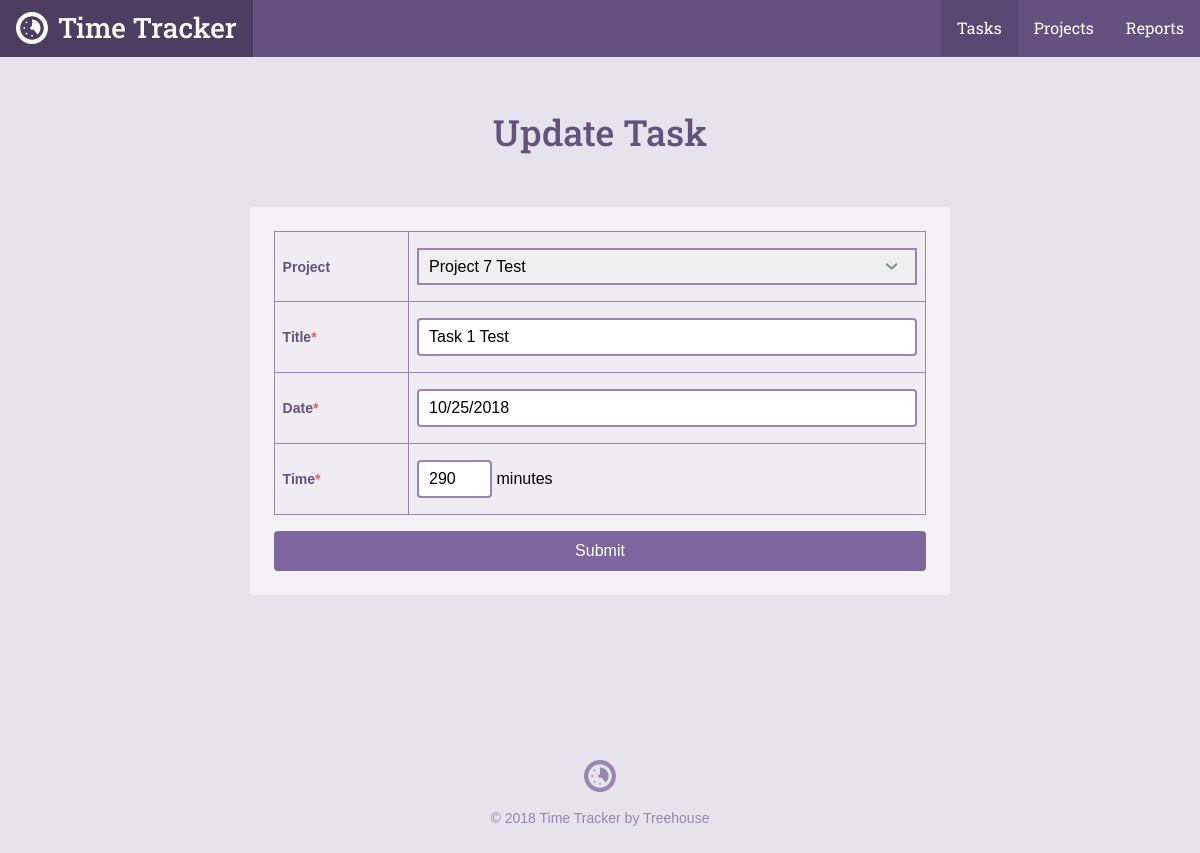
The page /task.php?id=1 on the database its author committed.
### tables this page shows
CREATE TABLE `tasks` (
	`task_id`	INTEGER PRIMARY KEY AUTOINCREMENT,
	`project_id`	INTEGER,
	`title`	TEXT,
	`date`	INTEGER NOT NULL,
	`time`	TEXT NOT NULL
);

CREATE TABLE `projects` (
	`project_id`	INTEGER PRIMARY KEY AUTOINCREMENT,
	`title`	TEXT NOT NULL,
	`category`	TEXT NOT NULL
);

### inc/functions.php (called while the page is built, shortened)
<?php
function getProjectList()
{
    include "connection.php";
    try {
        return $db->query('SELECT project_id, title, category FROM projects');
    } catch (Exception $e) {
        echo "Error: ".$e->getMessage()."<br/>";
        return [];
    }
}
function getTask($taskId)
{
    include "connection.php";
    try {
        $query = 'SELECT task_id, title, date, time, project_id FROM tasks';
        $where = " WHERE task_id = ?";
        $result = $db->prepare($query.$where);
        $result->bindValue(1, $taskId, PDO::PARAM_INT);
        $result->execute();
    } catch (Exception $e) {
        echo "Error: ".$e->getMessage()."<br/>";
        return [];
    }
    return $result->fetch();
}

### task.php (the view, shortened to what this page needs)
<?php
require 'inc/functions.php';
$projectId = $title = $date = $time = '';
$title = $category = '';
if (isset($_GET['id'])) {
    list($taskId, $title, $date, $time, $projectId) = getTask(
        filter_input(INPUT_GET, 'id', FILTER_SANITIZE_NUMBER_INT)
    );
}
include 'inc/header.php';
?>
<div class="section page">
    <div class="col-container page-container">
        <div class="col col-70-md col-60-lg col-center">
            <h1 class="actions-header"><?php
            if (!empty($taskId)) {
                echo "Update ";
            } else {
                echo "Add ";
            }
            ?>Task</h1>
            <form class="form-container form-add" method="post" action="task.php">
                <table>
                    <tr>
                        <th>
                            <label for="project_id">Project</label>
                        </th>
                        <td>
                            <select name="project_id" id="project_id">
                                <?php
                                    foreach (getProjectList() as $project) {
                                        echo "<option value='".$project['project_id']."'";
                                        if ($projectId === $project['project_id']) {
                                            echo " selected";
                                        }
                                        echo ">".$project['title']."</option>";
                                    }
                                ?>
                            </select>
                        </td>
                    </tr>
                    <tr>
                        <th><label for="title">Title<span class="required">*</span></label></th>
                        <td><input type="text" id="title" name="title" value="<?php echo htmlspecialchars($title)?>" /></td>
                    </tr>
                    <tr>
                        <th><label for="date">Date<span class="required">*</span></label></th>
                        <td><input type="text" id="date" name="date" value="<?php echo htmlspecialchars($date)?>" placeholder="mm/dd/yyyy" /></td>
                    </tr>
                    <tr>
                        <th><label for="time">Time<span class="required">*</span></label></th>
                        <td><input type="text" id="time" name="time" value="<?php echo htmlspecialchars($time)?>" /> minutes</td>
                    </tr>
                </table>
                <input class="button button--primary button--topic-php" type="submit" value="Submit" />
            </form>
        </div>
    </div>
</div>
<?php include "inc/footer.php"; ?>

### css/style.css (style rules this page uses)
*,:after,:before { box-sizing:border-box }
html { font-family:sans-serif;-ms-text-size-adjust:100%;-webkit-text-size-adjust:100% }
body { margin:0 }
h1 { font-size:2em;margin:.67em 0 }
button,input,optgroup,select,textarea { color:inherit;font:inherit;margin:0 }
select { text-transform:none }
input[type="reset"],input[type="submit"] { -webkit-appearance:button;cursor:pointer }
input { line-height:normal }
table { border-collapse:collapse;border-spacing:0 }
td,th { padding:0 }
html { font-size:100%;line-height:1.5;-webkit-tap-highlight-color:transparent }
body { font-size:1rem;font-family:"Gotham Rounded A","Gotham Rounded B","Helvetica",Helvetica,Arial,sans-serif;font-style:normal;font-weight:400 }
.button { -webkit-appearance:none;-moz-appearance:none;-ms-appearance:none;-o-appearance:none;appearance:none;-webkit-user-select:none;-moz-user-select:none;-ms-user-select:none;user-select:none;background-color:transparent;border-radius:4px;border:solid 2px #5fcf80;color:#5fcf80;cursor:pointer;display:inline-block;font-family:"Gotham Rounded A","Gotham Rounded B","Helvetica",Helvetica,Arial,sans-serif;font-size:1rem;font-weight:500;height:40px;line-height:36px;padding:0 15px;position:relative;margin:0 10px 0 0;text-align:center;text-decoration:none;transition:color .3s ease,background-color .3s ease,border-color .3s ease,width .3s ease,opacity .3s ease;vertical-align:baseline;white-space:nowrap;overflow:hidden;text-overflow:ellipsis }
.button:last-child { margin-right:0 }
.button--primary { background-color:#5fcf80;border-color:#5fcf80;color:#fff }
.button--topic-php { border-color:#7D669E !important;color:#7D669E !important }
.button--topic-php.button--primary { background-color:#7D669E !important;border-color:#7D669E !important;color:#fff !important }
.col { float:left;width:100% }
.col-container:before,.col-container:after { content:" ";display:table }
.col-container:after { clear:both }
.col-center { float:none;margin:0 auto }
@media screen and (min-width: 680px) { .col-70-md { width:70% !important } }
@media screen and (min-width: 960px) { .col-60-lg { width:60% !important } }
h1,h2,h3,h4,h5,h6 { color:#40484a;display:block;font-weight:500;margin:0;text-rendering:optimizeLegibility }
h1 { font-size:2.25rem }
body { background-color:#e7e3ed }
h1,h2,h3,h4,h5,h6 { color:#645180;font-family:"Roboto Slab", Helvetica, Arial, sans-serif }
.button { background:#7D669E;border-color:#7D669E;color:#fff }
.col-container { margin:0 auto;max-width:1200px }
.actions-header { margin-bottom:1.5rem }
.page-container { text-align:center }
@media screen { .page-container { padding:1.5rem 1rem 0 1rem } }
@media screen and (min-width: 680px) { .page-container { padding-top:3rem } }
.form-container { background-color:#f4f2f7;border-radius:4px }
@media screen { .form-container { padding:.5rem 1.5rem;margin-top:.5rem;margin-bottom:1.5rem } }
@media screen and (min-width: 680px) { .form-container { padding:.5rem 1.5rem;margin-top:3rem;margin-bottom:0 } }
.form-add { padding:1.5rem }
.form-add .button { margin-top:1rem }
table { width:100%;text-align:left;background-color:#f4f2f7 }
@media screen { table { margin-bottom:1.5rem } }
@media screen and (min-width: 680px) { table { margin-bottom:0 } }
th,td { padding:.5rem;background-color:#efecf3;border:solid 1px #9885b2 !important }
td { padding:1rem .5rem }
th { font-size:.875rem }
input { border-radius:4px;box-shadow:none;border:solid 2px #9885b2;padding:8px 10px;width:100% }
label { font-size:14px;font-weight:bold;color:#645180 }
span.required { color:#ed5a5a }
select { -webkit-appearance:none;-moz-appearance:none;width:100%;padding:8px 10px;border:solid 2px #9885b2;background-size:.9rem;background-repeat:no-repeat;background-position:calc(100% - 1rem) center }
#time { width:75px; }

### rows shown on the page
tasks: project_id "Project 7 Test", title "Task 1 Test", date "10/25/2018", time "290"
